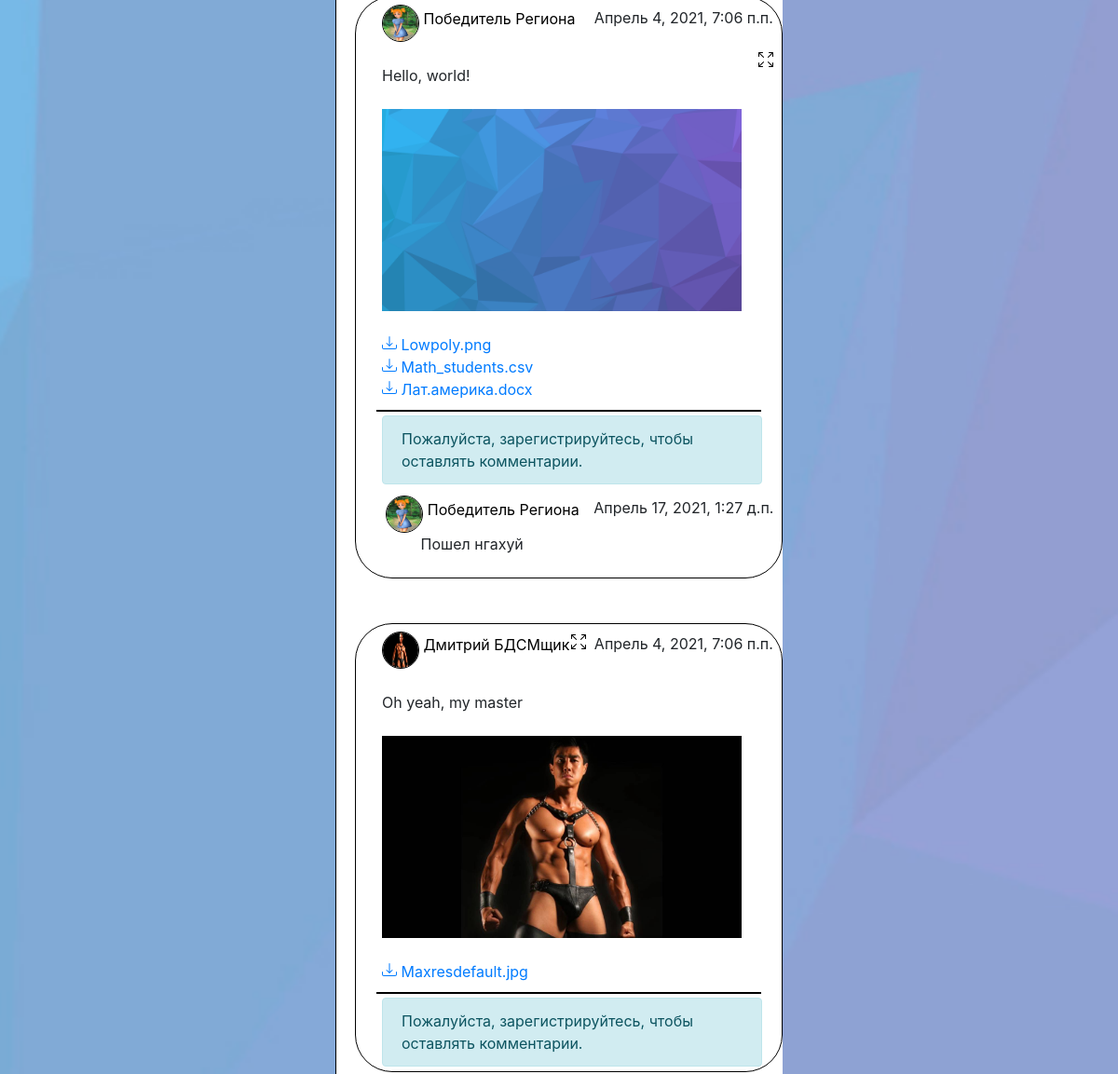
The app's page / (middle part), older data.
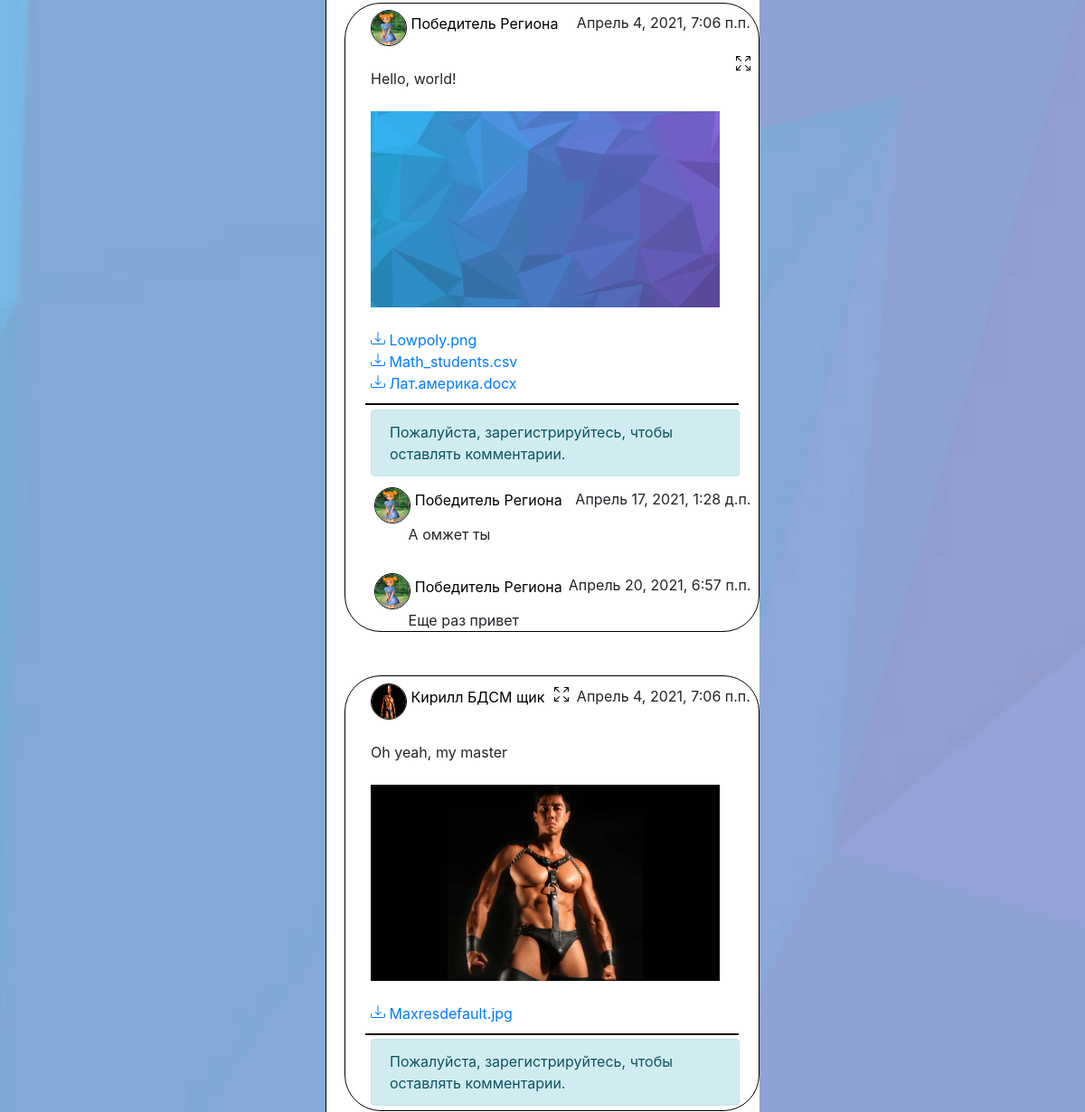
The same page, newer data.
### user_manager/models.py (models this page shows, shortened)
class News(models.Model):
    user = models.ForeignKey(User, on_delete=models.CASCADE, related_name='news')
    text_content = models.TextField(max_length=1000, verbose_name='Контент', blank=False)
    likes = models.IntegerField(default=0, verbose_name='Лайки')
    create_date = models.DateTimeField(verbose_name='дата создания', default=datetime.datetime.now)
    class Meta:
        verbose_name = "Новость"
        verbose_name_plural = "Новости"

class Profile(models.Model):
    user = models.OneToOneField(User, on_delete=models.CASCADE, related_name='profile')
    name = models.CharField(max_length=50, verbose_name="Имя", null=True, blank=False)
    surname = models.CharField(max_length=75, verbose_name="Фамилия", null=True, blank=False)
    bio = models.TextField(max_length=500, verbose_name="Описание", default="", null=True,
                           blank=False)
    avatar = models.ImageField(verbose_name="Фото", null=True, upload_to=avatars_directory)
    status = models.CharField(max_length=75, default="", verbose_name="Статус", null=True,
                              blank=False)
    birth_date = models.DateField(verbose_name='Дата рождения', null=True, blank=False)
    lname = models.CharField(max_length=50, verbose_name="Имя в нижнем регистре", null=True,
                             blank=False)
    lsurname = models.CharField(max_length=75, verbose_name="Фамилия в нижнем регистре", null=True,
                                blank=False)
    class Meta:
        ordering = ['name', 'surname', 'birth_date']
        verbose_name = "Профлиль пользователя"
        verbose_name_plural = "Профили пользователей"

class NewsFile(models.Model):
    news = models.ForeignKey(News, on_delete=models.CASCADE, related_name='files')
    file = models.FileField(null=True, blank=True, upload_to=news_files_directory)
    class Meta:
        verbose_name = "Файл"
        verbose_name_plural = "Файлы"

class Commentary(models.Model):
    user = models.ForeignKey(User, on_delete=models.CASCADE, related_name='comment')
    post = models.ForeignKey(Posts, on_delete=models.CASCADE, related_name='comment')
    text = models.TextField(max_length=1000, null=False, blank=False, default="")
    create_date = models.DateTimeField(verbose_name='дата создания', default=datetime.datetime.now)
    class Meta:
        verbose_name = "Комментарий"
        verbose_name_plural = "Коммментарии"

### user_manager/views.py (the view)
# urls.py: path('', views.news_form),
def news_form(request):
    if request.method == 'POST':
        form = NewsForm(request.POST, request.FILES)
        if form.is_valid():
            news = News.objects.create(user=request.user,
                                       text_content=form.cleaned_data['text_content'])
            for file in request.FILES.getlist('attachments'):
                NewsFile.objects.create(file=file, news=news)
            news.save()
            return redirect('/')
    else:
        form = NewsForm()
    if request.user.is_authenticated:
        all_news = [(news, isinstance(news, News))
                    for news in request.user.profile.get_news_interesting_for_user()]
    else:
        all_news = [(x, 1)
                    for x in sorted(News.objects.all(), key=lambda x: x.create_date, reverse=True)]
    images, width, comments = get_news_data(all_news)
    return render(request, 'main.html',
                  {'form': form,
                   'all_news': all_news,
                   'images': images,
                   'widths': width,
                   'comments': comments,
                   'title': 'Новости'})

### user_manager/templatetags/file_name.py (called while the page is built)
@register.filter
def file_name(url):
    return unquote(url.split('/')[-1]).lower().capitalize()

### user_manager/templatetags/index.py (called while the page is built)
@register.filter
def index(indexable, i):
    return indexable[i]

### user_manager/views.py (called while the page is built, shortened)
def get_news_data(all_news):
    images = []
    width = []
    comments = []
    for i, (news, tp) in enumerate(all_news):
        to_add = []
        for file in news.files.all():
            url = file.file.url
            if url.rsplit('.', 1)[-1] in {'png', 'jpg', 'jpeg'}:
                to_add.append(file)
        images.append(to_add)
        if tp == 1:
            comments.append(news.post.comment.all())
        else:
            comments.append(reposted.post.comment.all())
        if to_add:
            width.append(100 // min(len(to_add), 3))
        else:
            width.append(-1)
    return images, width, comments

### user_manager/templates/main.html (shortened to what the changed rows need)
<!DOCTYPE html>
<html lang="en">
<head>
    {% load static %}
    <link rel="stylesheet"
          href="https://maxcdn.bootstrapcdn.com/bootstrap/4.0.0/css/bootstrap.min.css"
>
    <link rel="stylesheet"
          href="https://cdn.jsdelivr.net/npm/bootstrap-icons@1.4.1/font/bootstrap-icons.css">
    <link rel="stylesheet" href="{% static 'css/style.css' %}">
</head>
<body>
<div class="cont">
    {% block content %}
        {% load index %}
        {% load file_name %}
        {% for news, tp in all_news %}
            <div class="news {{ news.post.id }}">
                <a href="/homepage/{{ news.user.id }}" class="author_url">
                    <img src="{{ news.user.profile.avatar.url }}" alt="Аватарка"
                         class="news_avatar">
                    <span class="creator_name">{{ news.user.profile.name }} {{ news.user.profile.surname }}</span>
                </a>
                <span class="created_date">{{ news.create_date }}</span>
                <a class="show_post" href="/show_post/{{ news.post.id }}"
                   title="Нажмите для просмотра записи">
                </a>
                <br>
                <br>
                <div class="news_content">
                    {{ news.text_content }}<br><br>
                    <div class="images">
                        {% for image in images|index:forloop.counter0 %}
                            <img class="attach" src="{{ image.file.url }}"
                                 alt="Прикрепленное изображение"
                                 style="width: {{ widths|index:forloop.parentloop.counter0 }}%">
                        {% endfor %}
                    </div>
                    <br>
                    <div class="all-files">
                        {% for file in news.files.all %}
                            <a href="{{ file.file.url }}">
                                {{ file.file.url|file_name }}</a>
                            <br>
                        {% endfor %}
                    </div>
                </div>
                <hr class="line">
                <div class="comments">
                    {% if user.is_authenticated %}
                        <div class="comments-creation input-group mb-3">
                            <textarea class="form-control comment-input {{ news.post.id }}"
                                      placeholder="Текст комментария"
                                      aria-label="Текст комментария"
                                      aria-describedby="button-addon2"></textarea>
                            <div class="input-group-append">
                                <button type="button"
                                        class="btn btn-outline-secondary send-comment {{ news.post.id }}">
                                    <svg xmlns="http://www.w3.org/2000/svg" width="20" height="20 "
                                         fill="currentColor" class="bi bi-cursor"
                                         viewBox="0 0 16 16">
                                        <path d="M14.082 2.182a.5.5 0 0 1 .103.557L8.528 15.467a.5.5 0 0 1-.917-.007L5.57 10.694.803 8.652a.5.5 0 0 1-.006-.916l12.728-5.657a.5.5 0 0 1 .556.103zM2.25 8.184l3.897 1.67a.5.5 0 0 1 .262.263l1.67 3.897L12.743 3.52 2.25 8.184z"/>
                                    </svg>
                                </button>
                            </div>
                        </div>
                    {% else %}
                        <div class="alert alert-info comments-creation-denied">Пожалуйста,
                            зарегистрируйтесь, чтобы оставлять
                            комментарии.
                        </div>
                    {% endif %}
                    {% for comment in comments|index:forloop.counter0 %}
                        <a href="/homepage/{{ comment.user.id }}" class="author_url">
                            <img src="{{ comment.user.profile.avatar.url }}" alt="Аватарка"
                                 class="news_avatar comment-avatar">
                            <span class="creator_name">{{ comment.user.profile.name }} {{ comment.user.profile.surname }}</span>
                        </a>
                        <span class="created_date">{{ comment.create_date }}</span>
                        <br>
                        <div class="comment-text">
                            {{ comment.text }}
                        </div>
                        <br>
                    {% endfor %}
                </div>
            </div>
            <br><br>
        {% endfor %}
    {% endblock %}
</div>
</body>
</html>

Row changes from the older to the newer data that the page shows:
removed Commentary: user.profile.avatar (placeholder picture), user.profile.name "Победитель", user.profile.surname "Региона", create_date "Апрель 17, 2021, 1:27 д.п.", text "Пошел нгахуй", shown under News "Hello, world!"
added Commentary: user.profile.avatar (placeholder picture), user.profile.name "Победитель", user.profile.surname "Региона", create_date "Апрель 17, 2021, 1:28 д.п.", text "А омжет ты", shown under News "Hello, world!"
added Commentary: user.profile.avatar (placeholder picture), user.profile.name "Победитель", user.profile.surname "Региона", create_date "Апрель 20, 2021, 6:57 п.п.", text "Еще раз привет", shown under News "Hello, world!"
changed through a linked row, News "Oh yeah, my master": user.profile.name "Дмитрий" → "Кирилл"; user.profile.surname "БДСМщик" → "БДСМ щик"
